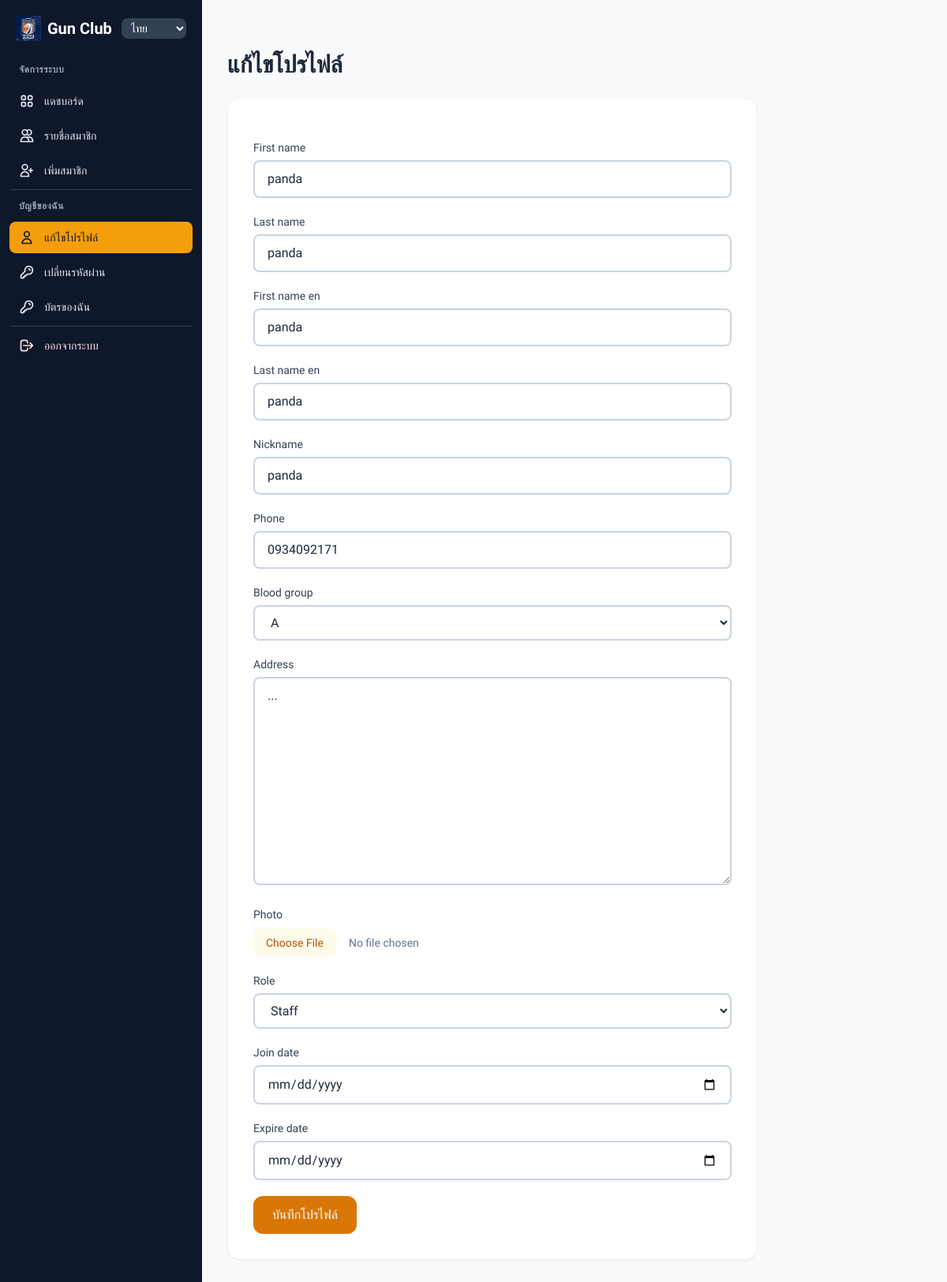
Page /th/profile/edit/ (signed in) on the committed database.
### members/models.py (models this page shows, shortened)
class Member(models.Model):
    ROLE_CHOICES = [
        ('MEMBER', 'Member'),
        ('STAFF', 'Staff'),
        ('COMMITTEE', 'Committee'),
        ('PRESIDENT', 'President'),
    ]
    BLOOD_CHOICES = [
        ('A', 'A'),
        ('B', 'B'),
        ('AB', 'AB'),
        ('O', 'O'),
    ]
    user = models.OneToOneField(User, on_delete=models.CASCADE)
    member_id = models.CharField(
        max_length=20,
        unique=True,
        editable=False
    )
    public_id = models.UUIDField(default=uuid.uuid4, unique=True, editable=False)
    first_name = models.CharField(max_length=100)
    last_name = models.CharField(max_length=100)
    first_name_en = models.CharField(max_length=100, blank=True)
    last_name_en = models.CharField(max_length=100, blank=True)
    nickname = models.CharField(max_length=50, blank=True)
    phone = models.CharField(max_length=20, blank=True, validators=[phone_validator])
    blood_group = models.CharField(
        max_length=3,
        choices=BLOOD_CHOICES,
        blank=True
    )
    address = models.TextField(blank=True)
    photo = models.ImageField(upload_to='member_photos/', blank=True, null=True)
    join_date = models.DateField()
    expire_date = models.DateField(blank=True, null=True)
    role = models.CharField(
        max_length=20,
        choices=ROLE_CHOICES,
        default='MEMBER'
    )
    is_active = models.BooleanField(default=True)
    class Meta:
        indexes = [
            models.Index(fields=['public_id']),
            models.Index(fields=['member_id']),
        ]

### members/views.py (the view)
# urls.py: path("profile/edit/", views.edit_profile, name="edit_profile"),
@login_required
def edit_profile(request):
    member = getattr(request.user, 'member', None)
    if not member:
        messages.error(request, _("ไม่มีข้อมูลสมาชิก กรุณาติดต่อผู้ดูแลระบบ"))
        return redirect("staff_login")
    role = member.role
    if request.method == "POST":
        form = MemberForm(
            request.POST,
            request.FILES,
            instance=member,
            user=request.user
        )
        if form.is_valid():
            form.save()
            messages.success(request, _("บันทึกโปรไฟล์เรียบร้อยแล้ว"))
            if role == "MEMBER":
                return redirect("member_dashboard")
            else:
                return redirect("staff_dashboard")
    else:
        form = MemberForm(
            instance=member,
            user=request.user
        )
    if role == "MEMBER":
        template_name = "members/edit_profile_member.html"
    else:
        template_name = "members/edit_profile_staff.html"
    return render(request, template_name, {
        "form": form,
        "member": member
    })

### members/templates/members/edit_profile_staff.html (shortened to what this page needs)
{% extends "base.html" %}
{% load i18n %}
{% block content %}
<div class="max-w-2xl">
    <h1 class="text-2xl sm:text-3xl font-bold mb-6 text-slate-800">{% trans "แก้ไขโปรไฟล์" %}</h1>
    <div class="bg-white rounded-2xl shadow-sm border border-slate-100 p-5 sm:p-8">
        <form method="POST" enctype="multipart/form-data" class="space-y-5">
            {% for field in form %}
            <div>
                <label class="block text-sm font-medium text-slate-700 mb-1.5">{{ field.label }}</label>
                {% if field.name == "photo" %}
                    <div class="mt-2">
                        <input type="file" name="photo" accept="image/*"
                               class="block w-full text-sm text-slate-500 file:mr-4 file:py-2 file:px-4 file:rounded-lg file:border-0 file:text-sm file:font-medium file:bg-amber-50 file:text-amber-700 hover:file:bg-amber-100">
                    </div>
                {% elif field.name == "is_active" %}
                    <div class="flex items-center gap-3">{{ field }} <span class="text-sm text-slate-700">Active</span></div>
                {% else %}
                    {{ field }}
                {% endif %}
            </div>
            {% endfor %}
            <button type="submit" class="bg-amber-600 hover:bg-amber-700 text-white font-medium py-3 px-6 rounded-xl transition shadow-sm w-full sm:w-auto">{% trans "บันทึกโปรไฟล์" %}</button>
        </form>
    </div>
</div>
{% endblock %}

### members/templates/base.html (style rules this page uses)
body { font-family: 'Sarabun', sans-serif; }

### rows in the picture
Member: form "panda" "panda" "panda" "panda" "panda" "0934092171" "A" "..." "Staff"

### other values in the picture
{{ field.label }} "First name" "Last name" "First name en" "Last name en" "Nickname" "Phone" "Blood group" "Address" "Photo" "Role" "Join date" "Expire date"
